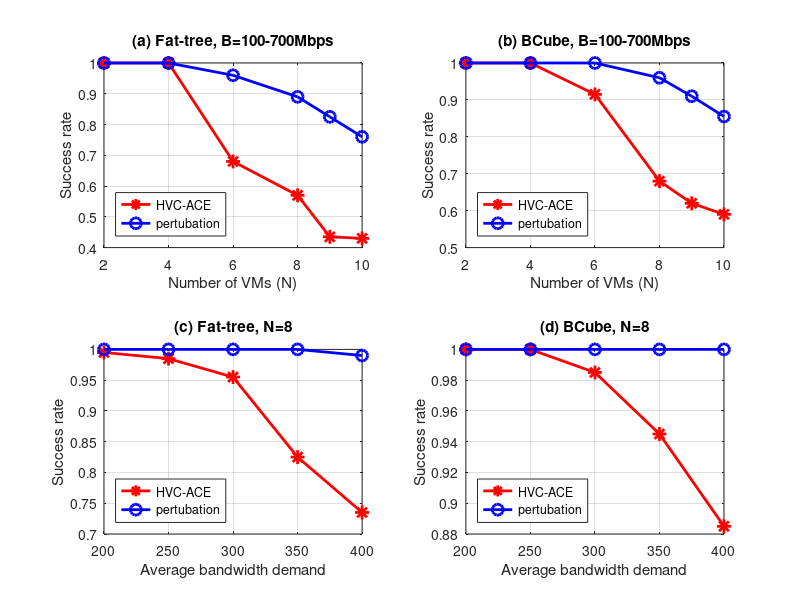

MATLAB code for this plot:
clear all;
close all;


%FatTree
N=[2,4,6,8,9,10];
suc_hvc=[1 1 0.68 0.57 0.435 0.43  ];   %suc_rate HVC_ACE
suc_pert_opt=[1 1 0.96 0.89 0.825 0.76 ];   %suc_rate fisrt fit
figure;
subplot(2,2,1)
h1=plot(N,suc_hvc,N,suc_pert_opt);
title('(a) Fat-tree, B=100-700Mbps');

xlabel('Number of VMs (N)');
ylabel('Success rate');
legend(h1,'HVC-ACE','pertubation','Location','SouthWest');
set(gca,'XLim',[2,  10]);set(gca,'XGrid','on','YGrid','on');
set(h1,{'Color'},{'r';'b'});
set(h1,{'Marker'},{'*';'O'},{'MarkerSize'},{10;8});
set(h1,'LineWidth',2); 
%set(h1,'LineWidth',1.5,{'LineStyle'},{'-';'-';'-';}) 

%FatTree
B=[200 250 300 350 400] ;
suc_hvc=[0.995 0.985 0.955 0.825 0.735  ];   %suc_rate HVC_ACE
suc_pert_opt=[1 1 1 1 0.99 ];   %suc_rate fisrt fit
%figure;
subplot(2,2,3)
h1=plot(B,suc_hvc,B,suc_pert_opt);
title('(c) Fat-tree, N=8');

xlabel('Average bandwidth demand');
ylabel('Success rate');
legend(h1,'HVC-ACE','pertubation','Location','SouthWest');
set(gca,'XLim',[200,400]);set(gca,'XGrid','on','YGrid','on');
set(h1,{'Color'},{'r';'b'});
set(h1,{'Marker'},{'*';'O'},{'MarkerSize'},{10;8});
set(h1,'LineWidth',2); 
%Bcube
N=[2,4,6,8,9,10];
suc_hvc=[1 1 0.915 0.68 0.62 0.59];   %suc_rate HVC_ACE
suc_pert_opt=[1 1 1 0.96 0.91 0.855 ];   %suc_rate fisrt fit
%figure;
subplot(2,2,2)
h1=plot(N,suc_hvc,N,suc_pert_opt);
title('(b) BCube, B=100-700Mbps');

xlabel('Number of VMs (N)');
ylabel('Success rate');
legend(h1,'HVC-ACE','pertubation','Location','SouthWest');
set(gca,'XLim',[2,  10]);set(gca,'XGrid','on','YGrid','on');
set(h1,{'Color'},{'r';'b'});
set(h1,{'Marker'},{'*';'O'},{'MarkerSize'},{10;8});
set(h1,'LineWidth',2); 
%set(h1,'LineWidth',1.5,{'LineStyle'},{'-';'-';'-';}) 

%Bcube
B=[200 250 300 350 400] ;
suc_hvc=[1 1 0.985 0.945 0.885  ];   %suc_rate HVC_ACE
suc_pert_opt=[ 1 1 1 1 1 ];   %suc_rate fisrt fit
%figure;
subplot(2,2,4)
h1=plot(B,suc_hvc,B,suc_pert_opt);
title('(d) BCube, N=8');

xlabel('Average bandwidth demand');
ylabel('Success rate');
legend(h1,'HVC-ACE','pertubation','Location','SouthWest');
set(gca,'XLim',[200,400]);set(gca,'XGrid','on','YGrid','on');
set(h1,{'Color'},{'r';'b'});
set(h1,{'Marker'},{'*';'O'},{'MarkerSize'},{10;8});
set(h1,'LineWidth',2); 
